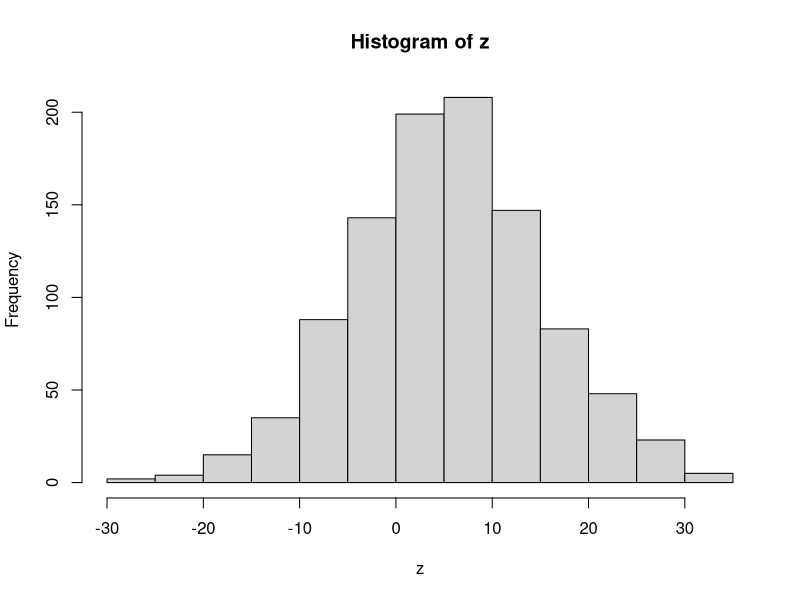
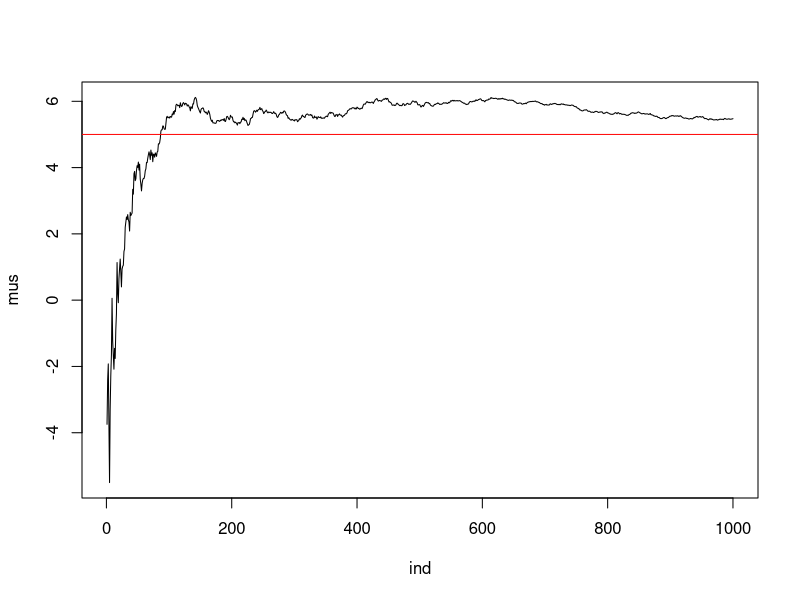
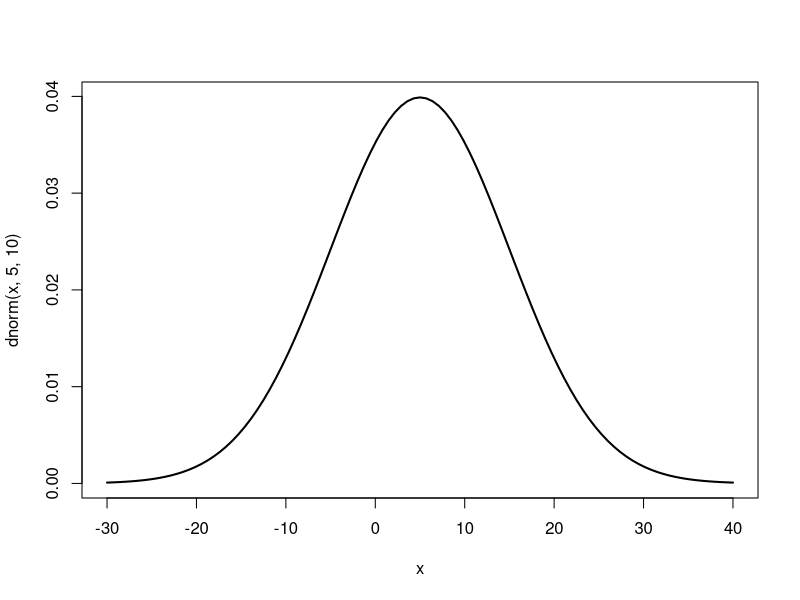
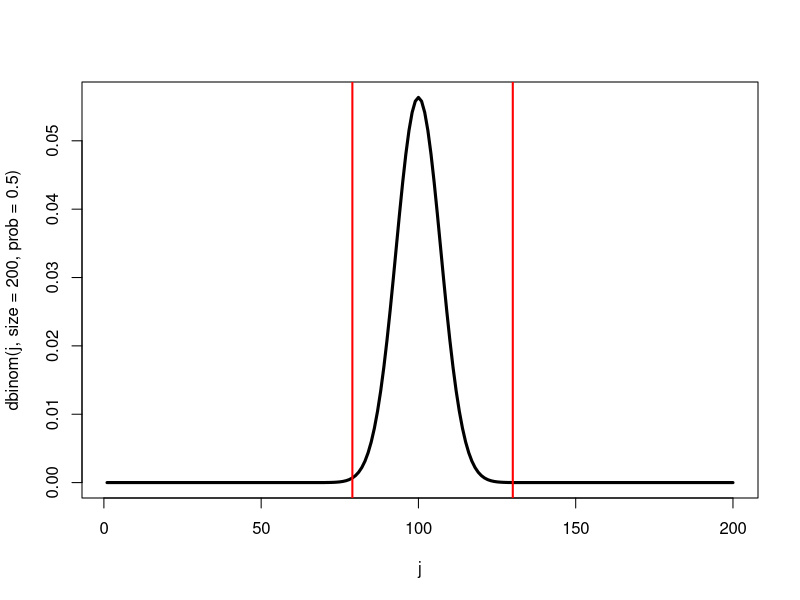
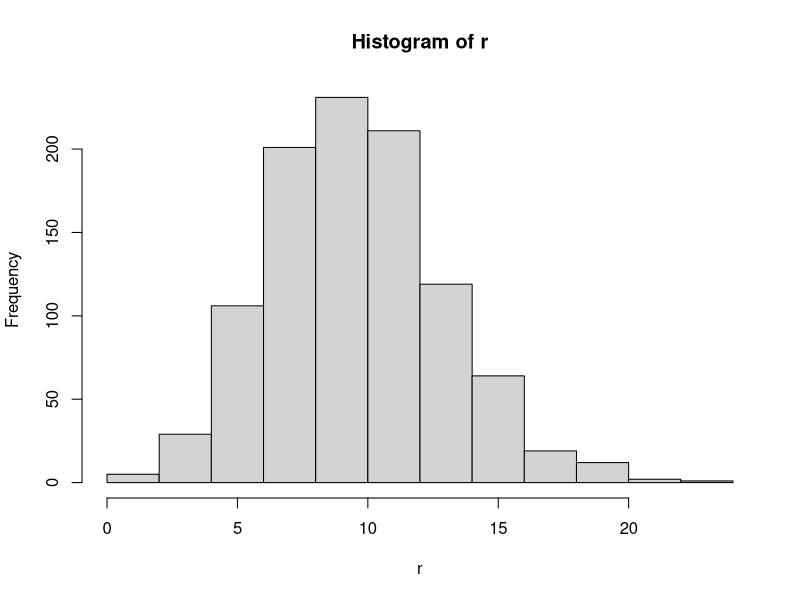
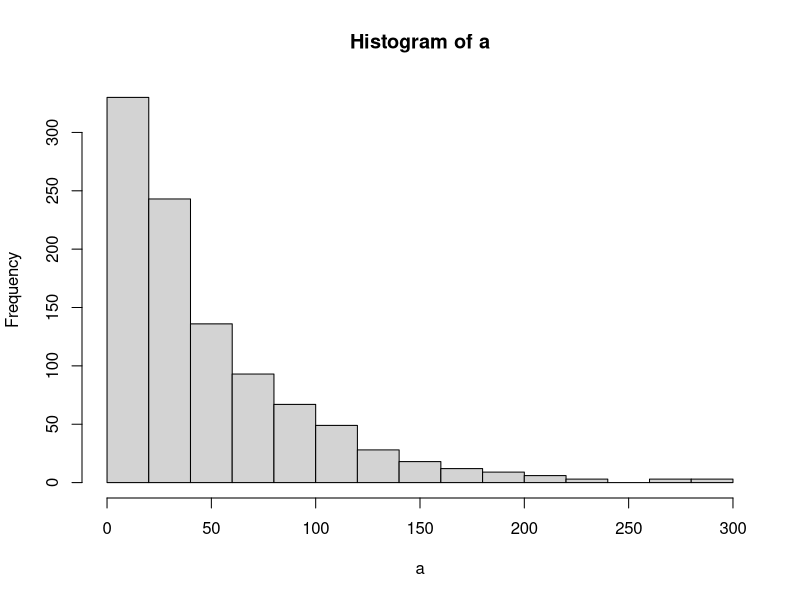
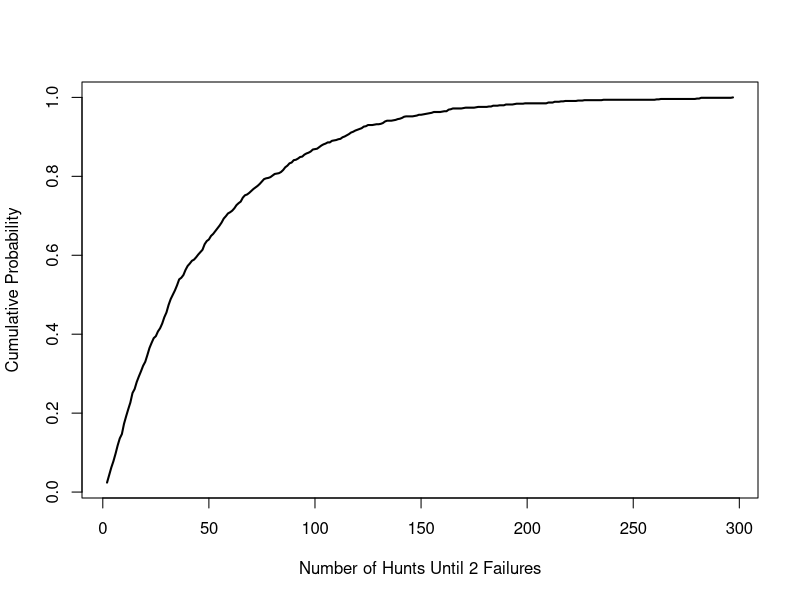
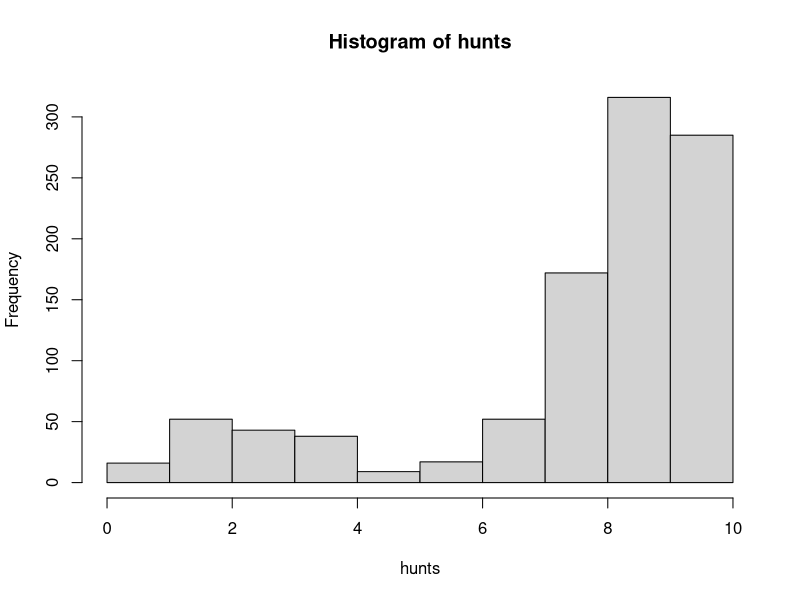

Write R code to recreate these figures, in order.
# play around with the distribution functions for the normal, 
# binomial, and poisson distributions

# sample 1000 obs from a normal with a mean of 5 and
# standard dev of 10
z <- rnorm(n = 1000,mean = 5,sd = 10)

# plot histogram of z
hist(z)

# is the sd of z close to 10?
sd(z)

# is the mean of z close to 10?
mean(z)


# create a vector from 1:1000
ind <- 1:length(z)

# from 1:length of z, calculate the mean of each sub  
# sample of 1:length z
mus <- sapply(ind, function(d) mean(z[1:d]))


# plotting the vector of means against the number of values in the vector
plot(mus~ind, type = "l")

# add a value (5) for the true mean
abline(h = 5, col = 'red')

# plotting the probability density function for a 
# normal dist with mean of 5 and sd of 10
curve(dnorm(x, 5, 10), from = -30, to = 40, lwd = 2)

# what is the probability of a value being less than 
# 20?
pnorm(q = 20, mean = 5, sd = 10)

# monte carlo approx of the probability of z being 
# above 20
sum(z<20)/1000

# same as above but more than 20
pnorm(q = 20,mean = 5,sd = 10, lower.tail = F)

# same as above but greater than 20
sum(z>20)/1000

# play with the binomial function a bit

# simulate 10 genotypes at unlinked bi-allelic loci at a frequency of .5
# 0 represents one homozygote, 1 represents the heterozygote, 2 represents
# the opposite homozygote
rbinom(n = 10, size = 2,prob = .5)

# probability of getting exectly 100 heads out of 200 tosses
dbinom(x = 100, size = 200, prob = .5)

# approximate this with rbinom
sum(rbinom(1e4, 200, .5) == 100)/1e4


# plot the probability mass function for the binomial distribution with
# n = 200 and p = .5
j <- 1:200
plot(dbinom(j, size = 200, prob = .5) ~ j, type = "l", lwd = 3)
# plot the minimum and the maximum from a 1000 samples from this distribution
samps <- rbinom(1000, 200, .5)
abline(v = c(min(samps), max(samps)), col = "red", lwd = 2)


# mess with the poisson a little, demonstrate that the mean == variance
r <- rpois(n = 1000, 10)
hist(r)
mean(r)
var(r)

# probability that with a Poisson distribution where lambda = 10, the value will
# be greater than 15
ppois(q = 15, lambda = 10, lower.tail = F)

# check the approximation from the sample above
sum(r>15)/1000


# simulation challenges!

# n.b. all stats about African wild dogs are vibes based and not necessarily 
# real (other than the first one, they really do have a success rate of about
# 85%!!!)



# African wild dogs have one of the highest hunting success rates,
# at least among cursorial predators. They are successful on about 85%
# of hunts. You are going to the field to observe 10 wild dog hunts.
# Simulate a series of 10 independent hunts.

rbinom(10, 1, .85)

# if you just wanted the sum of succesful hunts you could use:
rbinom(1,10, .85)



# the expected value of a binomial distribution is n*p, so for 10 hunts
# the mean of a binomial process with p = .85 is 8.5. The variance is n*p*(1-p)
# so for this process it is 1.275. Simulate 1000 sets of 10 hunts. What
# is the mean and variance, how does it compare to the values above?


# 1000 sets of 10 hunts
e <- rbinom(1000, size = 10, .85)
# mean number of succeses
mean(e)
# variance in the number of succeses
var(e)


# let's say a pack will be in serious physiological trouble if it fails in
# 3 or more hunts out of 10. What is the probability of a pack failing
# in 3 or more hunts out of 10. First simulate 1000 sets of 10 hunts to approximate this
# probability, compare to what you get using pbinom()

# proportion of e less than or equal to 7
sum(e <= 7)/1000
# analytical probability of having 7 or fewer
pbinom(q = 7, size = 10, prob = .85)



# You are curious about how many hunts a pack would go through, on average
# before failing in two consecutive hunts. Write a function 
# to simulate this process. hint: use a while loop that runs until the
# pack fails twice in a row.

fail_twice <- function(){
  hunts <- rbinom(n = 2, size = 1, prob = .85)
  i <- 2
  while(hunts[i] + hunts[i-1] > 0){
    hunts[i + 1] <- rbinom(1, 1, .85)
    i <- i + 1
  }
  
  length(hunts)
}

fail_twice()


# simulate 1000 series of hunts until the pack fails twice in a row.
# what is the mean, the standard deviation of this random variable?

# 1000 simulations of the number of hunts till 2 failures
a <- replicate(1000, fail_twice())
# plot histogram
hist(a)
# mean
mean(a)
# standard deviation
sd(a)

# what is the probability that the pack will go 100 hunts or longer
# before it fails twice in a row

# proportion of simulations where the pack hunted 100 times or more before failing twice
sum(a >= 100)/1000


# make a figure that plots the cumulative probability of a pack taking n hunts 
# to get 2 failures.

# make a vector of 2 to the maximum number of hunts in the sample
num_hunts <- 2:max(a)
# calculate the probability that the pack takes x or lower number of hunts
# to fail twice
p_s <- sapply(num_hunts, function(x) sum(a<=x)/1000)
# plot the cumulative probability
plot(p_s ~ num_hunts, type = "l", lwd = 2, ylab = "Cumulative Probability",
     xlab = "Number of Hunts Until 2 Failures")


# Let's say we are observing a pack that hunts primarily wildebeests. 
# if the pack is hunting a wildebeest that is less than 1 standard deviation
# in size above the mean, the pack is successful 90% of the time. But if the
# wildebeest is larger, the pack only succeeds 30% of the time. If the pack
# chooses a wildebeest randomly with regard to size, how many hunts out
# of 10 will the pack succeed in? Simulate 1000 sets of 10 hunts.


# simulate the wildibeest that the pack chooses (need 1000*10 for 1000 simulations
# of 10 hunts each)
w_size <- matrix(rnorm(1000*10), ncol = 1000)
# if the wildebeest has size greater than 1 prob = .3 else .9
probs <- ifelse(w_size > 1, .3, .9)
# simulate the outcome of the hunts, iterating over each column of probs
hunts <- apply(probs, 2, function(x) rbinom(n = 1, size = 10, prob = x))
# plot the simulations
hist(hunts)
# calculate mean and variance
mean(hunts)
var(hunts)

# The average temperature during the time of year your are doing field
# work is 93. However the weather is predicted to be cooler than average
# for the time you are supposed to be there. The predicted temperatures
# for the period are a mean of 88 degrees with an uncertainty 
# (in standard deviations) of 4 degrees. Because the prey tires relatively
# faster at higher temperatures than the pack does, the probability of a
# successful hunt is .95 when the temperature is greater than 93 and .75 
# when it is lower than 93. Given the weather forecast, what do you
# predict the success rate in 10 hunts for your pack will be?

# very similar to above, just different distributions
temperature <- matrix(rnorm(1000*10, mean = 88, sd = 4), ncol = 1000)
# convert to probabilities of success
probs <- ifelse(temperature > 93, .95, .75)
# simulate hunts
hunts <- apply(probs, 2, function(x) rbinom(n = 1, size = 10, prob = x))
# plot the simulations
hist(hunts)
# calculate mean and variance
mean(hunts)
var(hunts)
